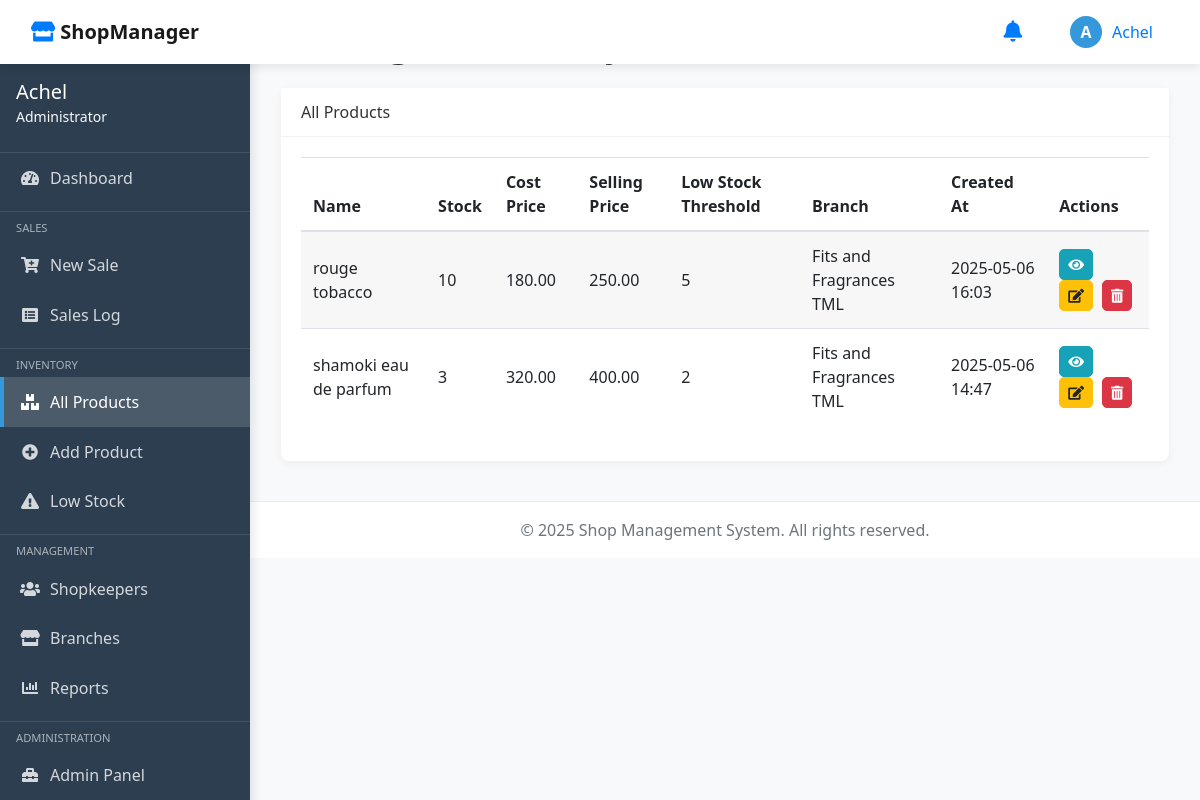
Screenshot of /manage-inventory/ (signed in) with the database file from the repository.
### core/models.py (models this page shows, shortened)
class User(AbstractUser):
    is_shopkeeper = models.BooleanField(default=False)
    is_owner = models.BooleanField(default=False)
    email = models.EmailField(unique=True)
    first_name = models.CharField(max_length=30, blank=True)
    last_name = models.CharField(max_length=30, blank=True)
    groups = models.ManyToManyField(
        'auth.Group',
        related_name='core_user_set',
        blank=True,
    )
    user_permissions = models.ManyToManyField(
        'auth.Permission',
        related_name='core_user_set',
        blank=True,
    )

class Product(models.Model):
    name = models.CharField(max_length=50)
    stock = models.PositiveIntegerField(default=0)
    cost_price = models.DecimalField(max_digits=10, decimal_places=2)
    selling_price = models.DecimalField(max_digits=10, decimal_places=2)
    low_stock_threshold = models.PositiveIntegerField(default=5)
    branch = models.ForeignKey(Branch, on_delete=models.CASCADE)
    created_at = models.DateTimeField(auto_now_add=True)

class Branch(models.Model):
    name = models.CharField(max_length=100)
    location = models.CharField(max_length=255)

### core/views.py (the view)
# urls.py: path('manage-inventory/', manage_inventory, name='manage_inventory'),
@login_required
def manage_inventory(request):
    items = Product.objects.all().select_related('branch').order_by('name')
    return render(request, 'manage_inventory.html', {'items': items})

### core/templates/manage_inventory.html (shortened to what this page needs)
{% extends 'base.html' %}
{% load static %}
{% block content %}
<div class="container-fluid">
    <div class="d-flex justify-content-between align-items-center mb-4">
        <h1 class="mb-0">Manage Inventory</h1>
        <a href="{% url 'add_product' %}" class="btn btn-primary">
        </a>
    </div>
    <div class="card">
        <div class="card-header">
            All Products
        </div>
        <div class="card-body">
            <div class="table-responsive">
                <table class="table table-striped table-hover">
                    <thead>
                        <tr>
                            <th>Name</th>
                            <th>Stock</th>
                            {% if not user.is_shopkeeper %}
                                <th>Cost Price</th>
                            {% endif %}
                            <th>Selling Price</th>
                            <th>Low Stock Threshold</th>
                            <th>Branch</th>
                            <th>Created At</th>
                            <th>Actions</th>
                        </tr>
                    </thead>
                    <tbody>
                        {% if items %}
                            {% for item in items %}
                                <tr>
                                    <td>{{ item.name }}</td>
                                    <td {% if item.stock <= item.low_stock_threshold %}class="low-stock"{% endif %}>
                                        {{ item.stock }}
                                    </td>
                                    {% if not user.is_shopkeeper %}
                                        <td>{{ item.cost_price }}</td>
                                    {% endif %}
                                    <td>{{ item.selling_price }}</td>
                                    <td>{{ item.low_stock_threshold }}</td>
                                    <td>{{ item.branch.name|default:"N/A" }}</td>
                                    <td>{{ item.created_at|date:"Y-m-d H:i" }}</td>
                                    <td>
                                        <a href="{% url 'view_product' item.id %}" class="btn btn-info btn-sm btn-action" title="View Details">
                                            <i class="fas fa-eye"></i>
                                        </a>
                                        <a href="{% url 'edit_product' item.id %}" class="btn btn-warning btn-sm btn-action" title="Edit Product">
                                            <i class="fas fa-edit"></i>
                                        </a>
                                        <a href="{% url 'delete_product' item.id %}" class="btn btn-danger btn-sm btn-action" title="Delete Product" onclick="return confirm('Are you sure you want to delete this product?');">
                                            <i class="fas fa-trash-alt"></i>
                                        </a>
                                    </td>
                                </tr>
                            {% endfor %}
                        {% else %}
                            <tr>
                                <td colspan="8" class="text-center">No products found in the inventory.</td>
                            </tr>
                        {% endif %}
                    </tbody>
                </table>
            </div>
        </div>
    </div>
</div>
{% endblock %}

### core/templates/base.html (shortened to what this page needs)
{% load static %}
<!DOCTYPE html>
<html lang="en">
<head>
    <link rel="stylesheet" href="https://cdnjs.cloudflare.com/ajax/libs/bootstrap/4.6.2/css/bootstrap.min.css">
    <link rel="stylesheet" href="https://cdnjs.cloudflare.com/ajax/libs/font-awesome/5.15.4/css/all.min.css">
</head>
<body class="{% if sidebar_collapsed %}sidebar-collapsed{% endif %}">
    <nav class="navbar navbar-expand-lg navbar-light top-navbar fixed-top">
        <div class="container-fluid">
            <a class="navbar-brand" href="#">
                <i class="fas fa-store text-primary"></i>
                <span class="font-weight-bold">ShopManager</span>
            </a>
            <div class="ml-auto d-flex align-items-center">
                <div class="nav-item dropdown mr-3">
                    <a class="nav-link position-relative" href="#" role="button" data-toggle="dropdown">
                        <i class="fas fa-bell fa-lg"></i>
                    </a>
                </div>
                <div class="nav-item dropdown user-dropdown">
                    <a class="nav-link dropdown-toggle" href="#" role="button" data-toggle="dropdown">
                        <div class="user-avatar">
                            {{ request.user.username.0|upper }}
                        </div>
                        <span class="d-none d-lg-inline">{{ request.user.get_full_name|default:request.user.username }}</span>
                    </a>
                </div>
            </div>
        </div>
    </nav>
    <div class="container-fluid p-0">
        <div class="row no-gutters">
            <nav class="sidebar">
                <div class="sidebar-header">
                    <h5 class="mb-0">{{ request.user.get_full_name|default:request.user.username }}</h5>
                    <small class="text-light">
                        {% if request.user.is_superuser %}
                            Administrator
                        {% elif request.user.groups.all.0.name == 'Owner' %}
                            Owner
                        {% elif request.user.groups.all.0.name == 'Manager' %}
                            Manager
                        {% elif request.user.groups.all.0.name == 'Shopkeeper' %}
                            Shopkeeper
                        {% else %}
                            User
                        {% endif %}
                    </small>
                </div>
                <ul class="sidebar-menu nav flex-column">
                    <li class="nav-item">
                        <a class="nav-link {% if request.resolver_match.url_name == 'owner_dashboard' or request.resolver_match.url_name == 'shopkeeper_dashboard' %}active{% endif %}"
                            href="{% url 'redirect_dashboard' %}">
                            <i class="fas fa-tachometer-alt"></i> Dashboard
                        </a>
                    </li>
                    <li class="sidebar-divider"></li>
                    <div class="sidebar-heading pl-3 pr-3 mb-1 text-uppercase" style="font-size: 0.7rem; opacity: 0.6;">
                        Sales
                    </div>
                    <li class="nav-item">
                        <a class="nav-link {% if request.resolver_match.url_name == 'add_sale' %}active{% endif %}" href="{% url 'add_sale' %}">
                            <i class="fas fa-cart-plus"></i> New Sale
                        </a>
                    </li>
                    <li class="nav-item">
                        <a class="nav-link {% if request.resolver_match.url_name == 'manage_sales' %}active{% endif %}" href="{% url 'manage_sales' %}">
                            <i class="fas fa-list-alt"></i> Sales Log
                        </a>
                    </li>
                    <li class="sidebar-divider"></li>
                    <div class="sidebar-heading pl-3 pr-3 mb-1 text-uppercase" style="font-size: 0.7rem; opacity: 0.6;">
                        Inventory
                    </div>
                    <li class="nav-item">
                        <a class="nav-link {% if request.resolver_match.url_name == 'manage_inventory' %}active{% endif %}" href="{% url 'manage_inventory' %}">
                            <i class="fas fa-boxes"></i> All Products
                        </a>
                    </li>
                    <li class="nav-item">
                        <a class="nav-link {% if request.resolver_match.url_name == 'add_product' %}active{% endif %}" href="{% url 'add_product' %}">
                            <i class="fas fa-plus-circle"></i> Add Product
                        </a>
                    </li>
                    <li class="nav-item">
                        <a class="nav-link {% if request.resolver_match.url_name == 'low_stock_items' %}active{% endif %}" href="#">
                            <i class="fas fa-exclamation-triangle"></i> Low Stock
                        </a>
                    </li>
                    {% if request.user.is_staff or request.user.is_superuser or request.user.groups.all.0.name == 'Owner' or request.user.groups.all.0.name == 'Manager' %}
                    <li class="sidebar-divider"></li>
                    <div class="sidebar-heading pl-3 pr-3 mb-1 text-uppercase" style="font-size: 0.7rem; opacity: 0.6;">
                        Management
                    </div>
                    <li class="nav-item">
                        <a class="nav-link {% if request.resolver_match.url_name == 'manage_shopkeepers' %}active{% endif %}" href="#">
                            <i class="fas fa-users"></i> Shopkeepers
                        </a>
                    </li>
                    <li class="nav-item">
                        <a class="nav-link {% if request.resolver_match.url_name == 'view_branches' %}active{% endif %}" href="#">
                            <i class="fas fa-store"></i> Branches
                        </a>
                    </li>
                    <li class="nav-item">
                        <a class="nav-link {% if request.resolver_match.url_name == 'reports_view' %}active{% endif %}" href="#">
                            <i class="fas fa-chart-bar"></i> Reports
                        </a>
                    </li>
                    {% if request.user.is_superuser %}
                    <li class="sidebar-divider"></li>
                    <div class="sidebar-heading pl-3 pr-3 mb-1 text-uppercase" style="font-size: 0.7rem; opacity: 0.6;">
                        Administration
                    </div>
                    <li class="nav-item">
                        <a class="nav-link" href="{% url 'admin:index' %}" target="_blank">
                            <i class="fas fa-toolbox"></i> Admin Panel
                        </a>
                    </li>
                    {% endif %}
                    {% endif %}
                </ul>
            </nav>
            <div class="main-content-wrapper flex-fill">
                <div class="main-content p-3">
                    {% block content %}{% endblock %}
                </div>
                <footer class="footer">
                    <div class="container">
                        <span class="text-muted">&copy; 2025 Shop Management System. All rights reserved.</span>
                    </div>
                </footer>
            </div>
        </div>
    </div>
</body>
</html>

### core/templates/base.html (style rules this page uses)
:root { --primary-color: #3498db; --secondary-color: #2c3e50; --success-color: #2ecc71; --danger-color: #e74c3c; --warning-color: #f39c12; --info-color: #3498db; --light-color: #ecf0f1; --dark-color: #2c3e50; }
body { font-family: 'Segoe UI', Tahoma, Geneva, Verdana, sans-serif; background-color: #f8f9fa; color: #333; min-height: 100vh; display: flex; flex-direction: column; }
.main-content { flex: 1; padding-top: 60px; padding-bottom: 30px; }
.sidebar { background-color: var(--secondary-color); color: white; min-height: calc(100vh - 56px); position: fixed; top: 56px; left: 0; width: 250px; z-index: 100; transition: all 0.3s; box-shadow: 3px 0 10px rgba(0, 0, 0, 0.1); }
.main-content-wrapper { margin-left: 250px; transition: all 0.3s; }
.sidebar-header { padding: 1.5rem 1rem; border-bottom: 1px solid rgba(255, 255, 255, 0.1); }
.sidebar-menu { padding: 0; list-style: none; }
.sidebar-menu li { width: 100%; }
.sidebar-menu .nav-link { color: rgba(255, 255, 255, 0.8); padding: 0.8rem 1rem; display: flex; align-items: center; transition: all 0.2s; border-left: 4px solid transparent; }
.sidebar-menu .nav-link.active { color: white; background-color: rgba(255, 255, 255, 0.15); border-left: 4px solid var(--primary-color); font-weight: 500; }
.sidebar-menu .nav-link i { margin-right: 10px; width: 20px; text-align: center; }
.sidebar-divider { height: 0; margin: 0.5rem 0; overflow: hidden; border-top: 1px solid rgba(255, 255, 255, 0.1); }
.top-navbar { background-color: white; box-shadow: 0 2px 10px rgba(0, 0, 0, 0.1); }
.user-dropdown .dropdown-toggle::after { display: none; }
.user-dropdown .dropdown-toggle { display: flex; align-items: center; }
.user-avatar { width: 32px; height: 32px; border-radius: 50%; background-color: var(--primary-color); color: white; display: flex; align-items: center; justify-content: center; font-weight: bold; margin-right: 10px; }
.footer { background-color: white; padding: 1rem; text-align: center; border-top: 1px solid #e9ecef; margin-top: auto; }
.card { border: none; box-shadow: 0 2px 10px rgba(0, 0, 0, 0.05); border-radius: 8px; margin-bottom: 1.5rem; }
.card-header { border-bottom: 1px solid rgba(0, 0, 0, 0.05); background-color: white; font-weight: 500; }
.btn { border-radius: 5px; font-weight: 500; }
.btn-primary { background-color: var(--primary-color); border-color: var(--primary-color); }

### core/templates/manage_inventory.html (style rules this page uses)
.table th, .table td { vertical-align: middle; }
.table thead th { border-bottom: 2px solid #dee2e6; }
.table-striped tbody tr:nth-of-type(odd) { background-color: rgba(0, 0, 0, 0.03); }
.btn-action { padding: 0.25rem 0.5rem; font-size: 0.875rem; margin-right: 5px; }
.btn-action:last-child { margin-right: 0; }

### rows the page displays
User: user.username.0 "A", user.get_full_name "Achel"
Product: name "rouge tobacco", stock "10", cost_price "180.00", selling_price "250.00", low_stock_threshold "5", branch.name "Fits and Fragrances TML", created_at "2025-05-06 16:03"
Product: name "shamoki eau de parfum", stock "3", cost_price "320.00", selling_price "400.00", low_stock_threshold "2", branch.name "Fits and Fragrances TML", created_at "2025-05-06 14:47"
